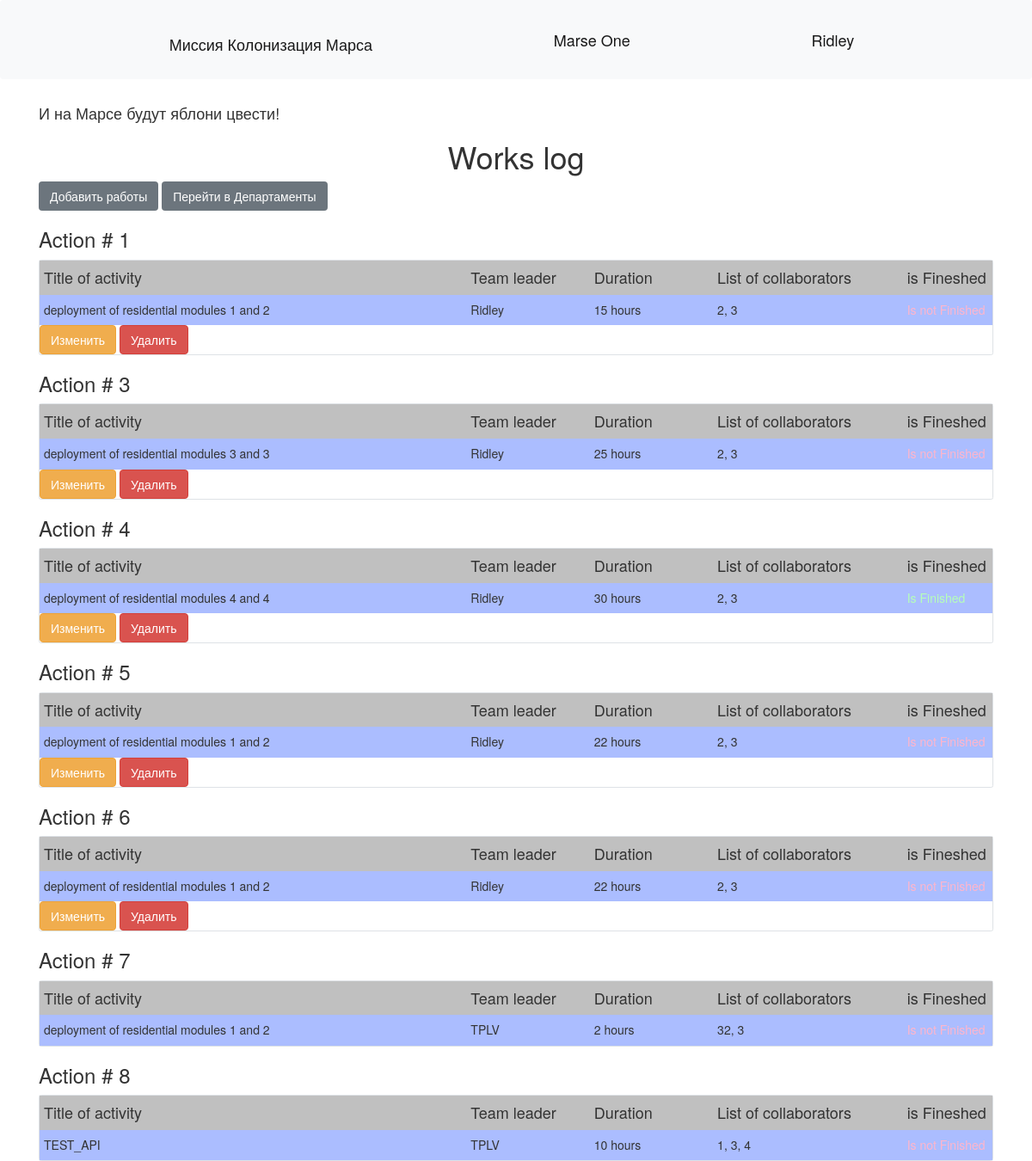
The page / (signed in) on the database its author committed.
### data/users.py (models this page shows, shortened)
class User(SqlAlchemyBase, UserMixin):
    __tablename__ = 'users'
    id = sqlalchemy.Column(sqlalchemy.Integer, primary_key=True, autoincrement=True)
    surname = sqlalchemy.Column(sqlalchemy.String)
    name = sqlalchemy.Column(sqlalchemy.String)
    age = sqlalchemy.Column(sqlalchemy.Integer)
    position = sqlalchemy.Column(sqlalchemy.String)
    speciality = sqlalchemy.Column(sqlalchemy.String)
    address = sqlalchemy.Column(sqlalchemy.String)
    email = sqlalchemy.Column(sqlalchemy.String, unique=True)
    hashed_password = sqlalchemy.Column(sqlalchemy.String, nullable=True)
    modified_date = sqlalchemy.Column(sqlalchemy.DateTime, default=datetime.datetime.now)

### data/jobs.py (models this page shows)
class Jobs(SqlAlchemyBase, SerializerMixin):
    __tablename__ = 'jobs'
    id = sqlalchemy.Column(sqlalchemy.Integer, primary_key=True, autoincrement=True)
    team_leader = sqlalchemy.Column(sqlalchemy.Integer, sqlalchemy.ForeignKey("users.id"))
    job = sqlalchemy.Column(sqlalchemy.String)
    work_size = sqlalchemy.Column(sqlalchemy.Integer)
    collaborators = sqlalchemy.Column(sqlalchemy.String)
    start_date = sqlalchemy.Column(sqlalchemy.String, default=datetime.datetime.now)
    end_date = sqlalchemy.Column(sqlalchemy.String, default=None)
    is_finished = sqlalchemy.Column(sqlalchemy.Boolean, default=False)
    user = orm.relationship('User', backref='posts')

### server.py (the view)
@app.route("/")
def index():
    db_sess = db_session.create_session()
    jobs = db_sess.query(Jobs).all()
    return render_template("index.html", jobs=jobs)

### data/db_session.py (called while the page is built)
def create_session() -> Session:
    global __factory
    return __factory()

### server.py (called while the page is built)
@login_manager.user_loader
def load_user(user_id):
    db_sess = db_session.create_session()
    return db_sess.query(User).get(user_id)

### templates/index.html
{% extends "base.html" %}
{% block content %}
<h1 style="text-align: center;">Works log</h1>
{% if current_user.is_authenticated %}
    <a href="job" class="btn btn-secondary">Добавить работы</a>
{% endif %}
<a href="departments" class="btn btn-secondary">Перейти в Департаменты</a>
{% for item in jobs%}
<h3>Action # {{item.id}}</h3>
<div class="col-md6 border rounded">
    <div class="top">
        <h4 style="min-width: 45%;">Title of activity</h4>
        <h4 style="min-width: 13%;">Team leader</h4>
        <h4 style="min-width: 13%;">Duration</h4>
        <h4 style="min-width: 20%;">List of collaborators</h4>
        <h4 style="min-width: 13%;">is Fineshed</h4>
    </div>
    <div class="content">
        <h5 style="min-width: 45%;">{{ item.job }}</h5>
        <h5 style="min-width: 13%;">{{ item.user.name }}</h5>
        <h5 style="min-width: 13%;">{{ item.work_size }} hours</h5>
        <h5 style="min-width: 20%;">{{ item.collaborators }}</h5>
        {% if item.is_finished == 0 %}
            <h5 style="min-width: 13%; color: #ffb5cb">Is not Finished</h5>
        {% else %}
            <h5 style="min-width: 13%; color: #b5ffb8">Is Finished</h5>
        {% endif %}
    </div>
    {% if current_user.is_authenticated and current_user == item.user %}
    <div>
        <a href="/job/{{ item.id }}" class="btn btn-warning">
            Изменить
        </a>
        <a href="/job_delete/{{ item.id }}" class="btn btn-danger">
            Удалить
        </a>
    </div>
    {% endif %}
</div>
{% endfor %}
{% endblock %}

### templates/base.html (shortened to what this page needs)
<!doctype html>
<html lang="en">
<head>
    <link rel="stylesheet"
          href="https://stackpath.bootstrapcdn.com/bootstrap/4.4.1/css/bootstrap.min.css"
>
    <link rel="stylesheet" href="{{url_for('static', filename='style.css')}}">
    <link rel="stylesheet" href="https://maxcdn.bootstrapcdn.com/bootstrap/3.4.1/css/bootstrap.min.css">
</head>
<body>
<header>
    <nav class="navbar navbar-light bg-light">
        <h1 class="navbar-brand"> Миссия Колонизация Марса</h1>
        <div class="navbar-brand"> Marse One</div>
        {% if current_user.is_authenticated %}
             <u><a class="navbar-brand" href="/logout">{{ current_user.name }}</a></u>
        {% else %}
            <p>
                <a class="btn btn-primary " href="/register">Зарегистрироваться</a>
                <a class="btn btn-success" href="/login">Войти</a>
            </p>
        {% endif %}
    </nav>
</header>
<main role="main" class="container">
    <h4>И на Марсе будут яблони цвести!</h4>
    {% block content %}{% endblock %}
</main>
</body>
</html>

### static/style.css (style rules this page uses)
.top { background-color: Silver; display: flex; flex-direction: row; padding-left: 5px; }
.content { background-color: #abbdff; display: flex; flex-direction: row; padding-left: 5px; }

### rows shown on the page
User: name "Ridley"
Jobs: id "1", job "deployment of residential modules 1 and 2", user.name "Ridley", work_size "15", collaborators "2, 3"
Jobs: id "3", job "deployment of residential modules 3 and 3", user.name "Ridley", work_size "25", collaborators "2, 3"
Jobs: id "4", job "deployment of residential modules 4 and 4", user.name "Ridley", work_size "30", collaborators "2, 3", is_finished "Is Finished"
Jobs: id "5", job "deployment of residential modules 1 and 2", user.name "Ridley", work_size "22", collaborators "2, 3"
Jobs: id "6", job "deployment of residential modules 1 and 2", user.name "Ridley", work_size "22", collaborators "2, 3"
Jobs: id "7", job "deployment of residential modules 1 and 2", user.name "TPLV", work_size "2", collaborators "32, 3"
Jobs: id "8", job "TEST_API", user.name "TPLV", work_size "10", collaborators "1, 3, 4"
